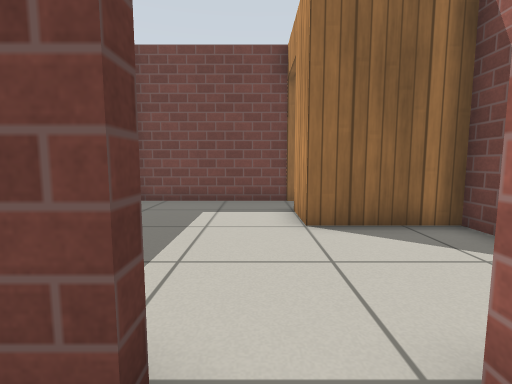
View 1 (above)

17 first-person views from a walk through a Gazebo world. The camera is 0.64 m above the floor, tilts 6° down and sees 85° across. The floor is counted in squares, 0.5 m on a side. Each view is taken from the middle of a square. On the plan, view 1 faces up. The plan holds only what a view shows up to about 13 squares ahead; the rest is blank. Simple patterns stand in for the simulator's built-in surfaces.

View 2
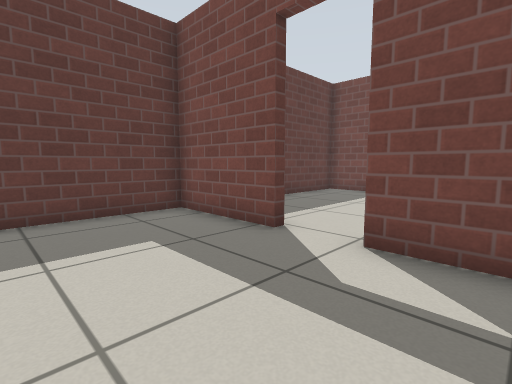

View 3
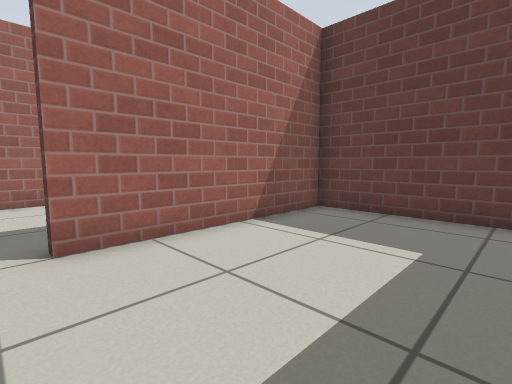

View 4
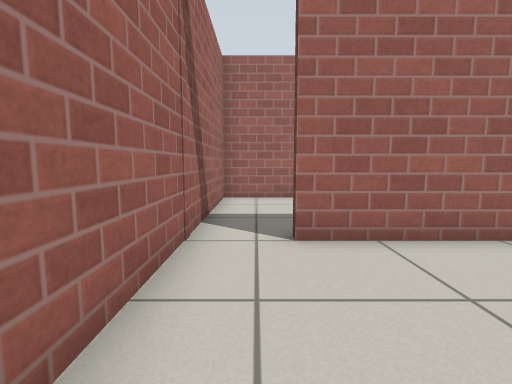

View 5
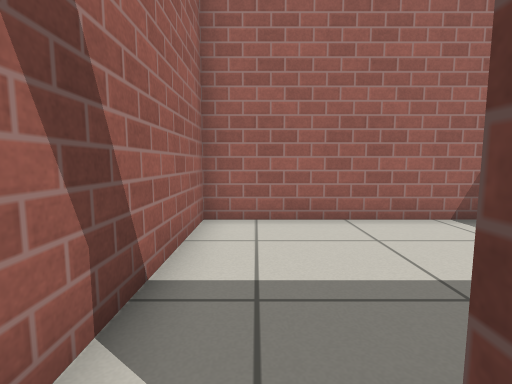

View 6
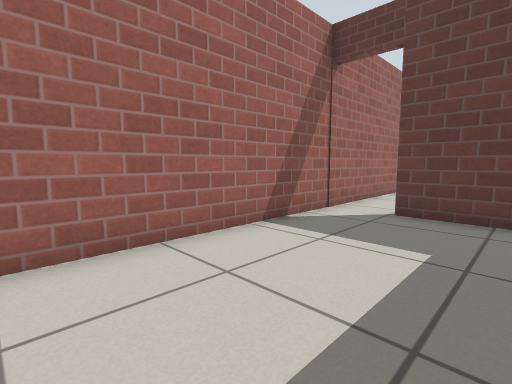

View 7
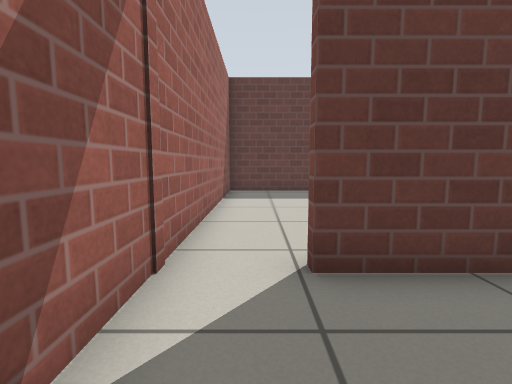

View 8
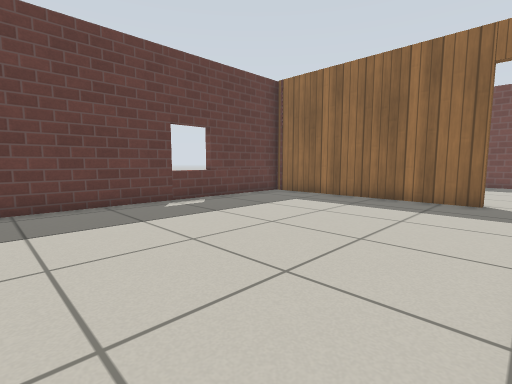

View 9
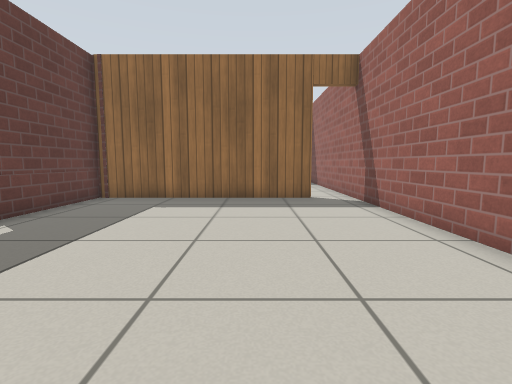

View 10
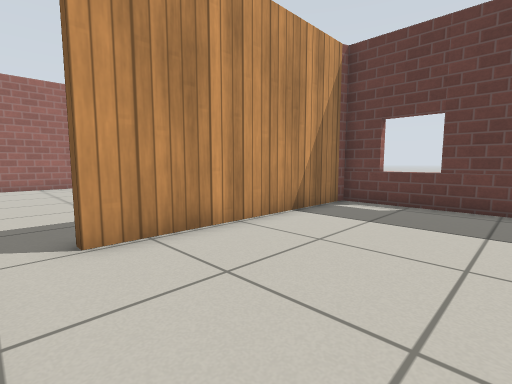

View 11
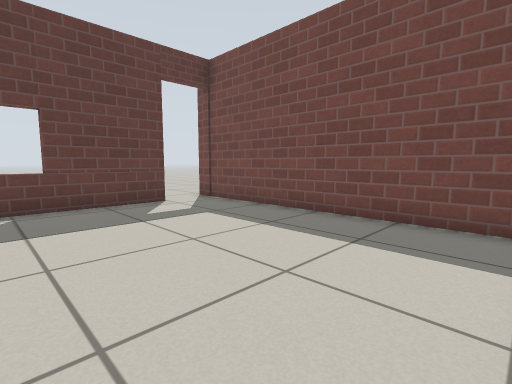

View 12
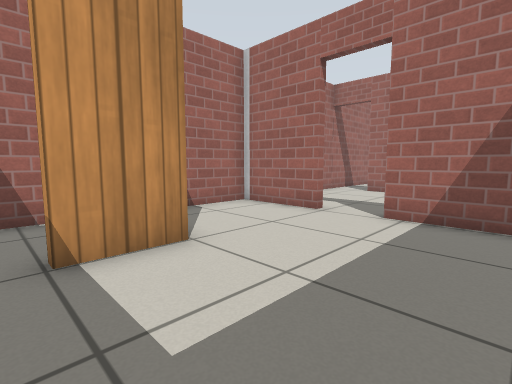

View 13
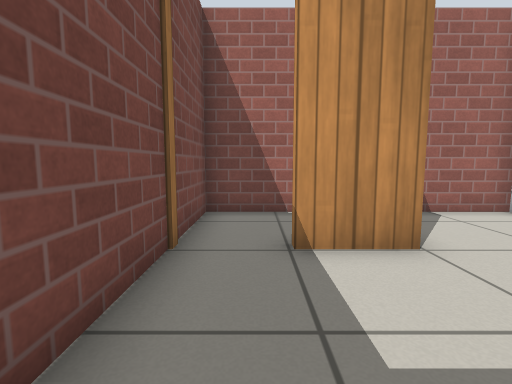

View 14
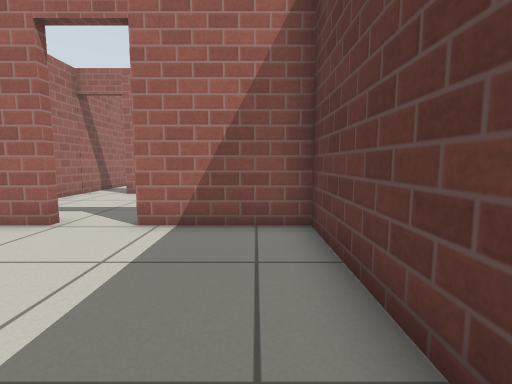

View 15
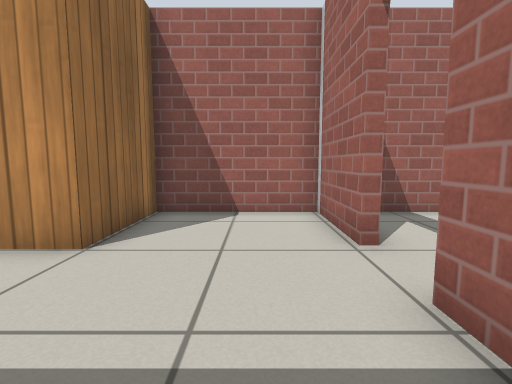

View 16
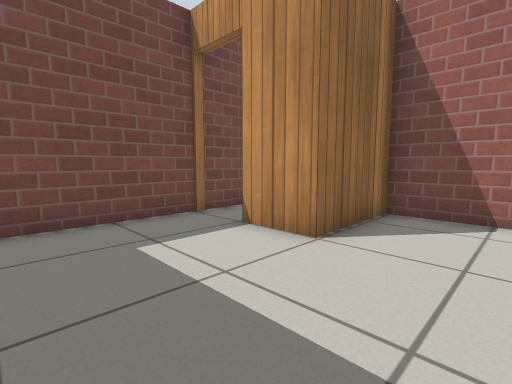

View 17
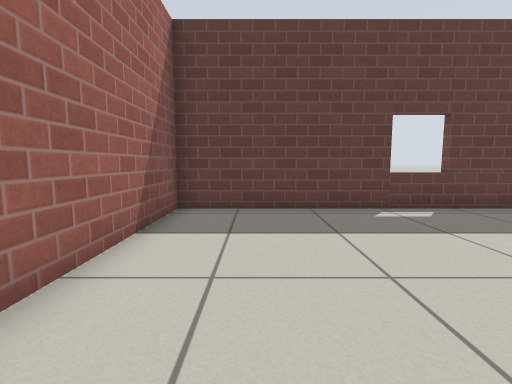

### Floor plan
Points are (right, up) in squares from view 1. A wall is a line through its corners. A room is listed if a view was taken in it or the views show most of it. See-through windows are left out.
Room 1 (views 1, 2, 3, 4, 5)
walls: (-0.6, 1.1) (-4.1, 1.1) (-4.1, -4.5) (2.4, -4.5); (3, 1.1) (1.2, 1.1); (4.2, -5) (4.2, -0.1)
ways out: open door at (3.5, -5) to room 2; open door at (0.5, 1) to room 5
Room 2 (views 6, 7)
walls: (-4.1, -6) (-4.1, -8.3); (-4, -10.2) (4.2, -10.2) (4.2, -5)
ways out: open door at (3.5, -5) to room 1
Room 3 (views 8, 9, 17)
walls: (-4.4, -5.3) (-4.4, 1); (-6, 1.1) (-13.7, 1.1); (-13.7, 1.2) (-13.7, -10.2) (-4, -10.2)
ways out: open door at (-5.5, 1) to room 4; open door at (-4, -9.5)
Room 4 (views 10, 11)
walls: (-13.7, 7.5) (-13.7, 1.4) (-6, 1.4); (-5.1, 9.3) (-14.6, 9.3); (-4.4, 1) (-4.4, 4.2)
ways out: open door at (-5.5, 1) to room 3; open door at (-14, 8.5)
Room 5 (views 12, 13, 14, 15, 16)
walls: (1.2, 1.4) (4.2, 1.4) (4.2, 5.6) (1, 5.6) (1, 7.5); (1, 9.3) (-3.9, 9.3); (-4.1, 8.6) (-4.1, 1.4) (-0.6, 1.4)
ways out: open door at (0.5, 1) to room 1; open door at (1, 8.5)
Room 6 (no view inside)
walls: (4.2, 7) (4.2, 9.3) (1, 9.3)

Positions as (right, up) in squares from view 1, and headings:
1: (0, 0), facing up
2: (3, -3), facing up-left
3: (3, 0), facing down-left
4: (3, 0), facing down
5: (3, -4), facing down
6: (3, -6), facing down-left
7: (-1, -9), facing left
8: (-5, -9), facing up-left
9: (-8, -9), facing up
10: (-5, 6), facing down-left
11: (-5, 3), facing up-left
12: (-3, 8), facing down-right
13: (-3, 8), facing right
14: (-3, 7), facing down
15: (-3, 3), facing right
16: (-3, 3), facing up-right
17: (-6, -8), facing left
